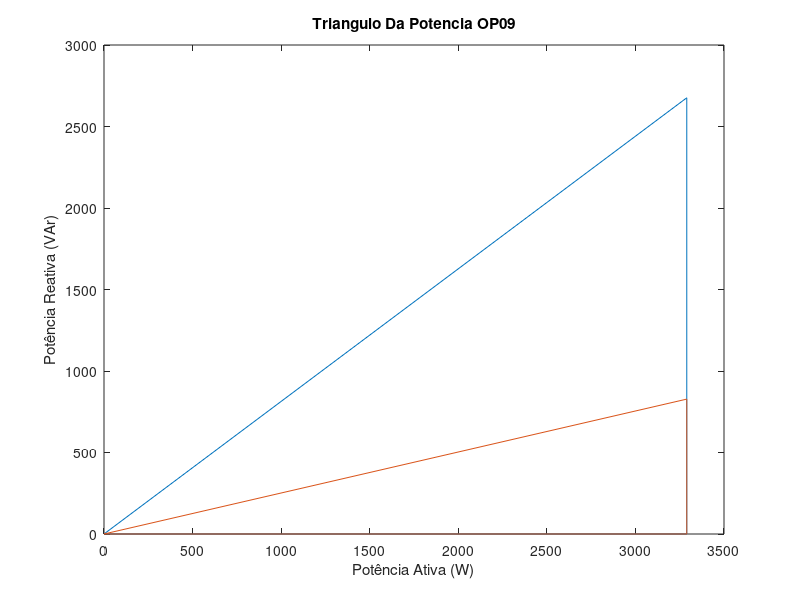

Reproduce this figure in MATLAB.
clear
clc

%dados da questao
tensao = 220;
frequencia = 60;

%###############################################################################

%potencia aderida
pot_A = 735.5;
pot_B = 2206.5;

%fatores de potencia por rendimento% do motor
fp50_A = 0.68;
fp75_A = 0.77;
fp100_A = 0.83;

fp50_B = 0.56;
fp75_B = 0.68;
fp100_B = 0.76;

%potencia ativa P por rendimento% do motor
P50_A = (pot_A*(50/100))/(77/100);
P75_A = (pot_A*(75/100))/(81/100);
P100_A = (pot_A*(100/100))/(81.5/100);

P50_B = (pot_B*(50/100))/(61/100);
P75_B = (pot_B*(75/100))/(65/100);
P100_B = (pot_B*(100/100))/(66/100);

%###############################################################################

%carga S = P + iQ por rendimento% do motor
S50_A = P50_A*fp50_A + i*P50_A*sin(acos(fp50_A));
S75_A = P75_A*fp75_A + i*P75_A*sin(acos(fp75_A));
S100_A = P100_A*fp100_A + i*P100_A*sin(acos(fp100_A));

S50_B = P50_B*fp50_B + i*P50_B*sin(acos(fp50_B));
S75_B = P75_B*fp75_B + i*P75_B*sin(acos(fp75_B));
S100_B = P100_B*fp100_B + i*P100_B*sin(acos(fp100_B));

%carga S das respectivas combinações
OP01 = S50_A + S50_B;
OP02 = S50_A + S75_B;
OP03 = S50_A + S100_B;
OP04 = S75_A + S50_B;
OP05 = S75_A + S75_B;
OP06 = S75_A + S100_B;
OP07 = S100_A + S50_B;
OP08 = S100_A + S75_B;
OP09 = S100_A + S100_B;
vector_OP = [OP01 OP02 OP03 OP04 OP05 OP06 OP07 OP08 OP09]'

%valor absoluto das cargas
S01 = abs(OP01);
S02 = abs(OP02);
S03 = abs(OP03);
S04 = abs(OP04);
S05 = abs(OP05);
S06 = abs(OP06);
S07 = abs(OP07);
S08 = abs(OP08);
S09 = abs(OP09);
vector_S = [S01 S02 S03 S04 S05 S06 S07 S08 S09]'

%fatores de potencias de cada carga
FP01 = real(OP01)/S01;
FP02 = real(OP02)/S02;
FP03 = real(OP03)/S03;
FP04 = real(OP04)/S04;
FP05 = real(OP05)/S05;
FP06 = real(OP06)/S06;
FP07 = real(OP07)/S07;
FP08 = real(OP08)/S08;
FP09 = real(OP09)/S09;
vector_FP = [FP01 FP02 FP03 FP04 FP05 FP06 FP07 FP08 FP09]'

%potencia reativa das cargas
Q01 = imag(OP01);
Q02 = imag(OP02);
Q03 = imag(OP03);
Q04 = imag(OP04);
Q05 = imag(OP05);
Q06 = imag(OP06);
Q07 = imag(OP07);
Q08 = imag(OP08);
Q09 = imag(OP09);
vector_Q = [Q01 Q02 Q03 Q04 Q05 Q06 Q07 Q08 Q09]'

%calculando o valor da capacitancia para corrigir a potencia reativa
capacitor_correcao_geral = (vector_Q)/2*pi*frequencia*tensao^2

%capacitancia da correcao de menor valor de FP
c_correcao_01 = capacitor_correcao_geral(1,1)

%corrigindo todas as cargas em paralelo com a capacitancia de menor valor de FP
OP01_c = OP01 - j*imag(OP01);
OP02_c = OP02 - j*imag(OP01);
OP03_c = OP03 - j*imag(OP01);
OP04_c = OP04 - j*imag(OP01);
OP05_c = OP05 - j*imag(OP01);
OP06_c = OP06 - j*imag(OP01);
OP07_c = OP07 - j*imag(OP01);
OP08_c = OP08 - j*imag(OP01);
OP09_c = OP09 - j*imag(OP01);
vector_OP_c = [OP01_c OP02_c OP03_c OP04_c OP05_c OP06_c OP07_c OP08_c OP09_c]'

%novos valores de fator de potencia apos a correcao da potencia reativa por meio do capacitor
FP01_c = (real(OP01_c)/abs(OP01_c));
FP02_c = (real(OP02_c)/abs(OP02_c));
FP03_c = (real(OP03_c)/abs(OP03_c));
FP04_c = (real(OP04_c)/abs(OP04_c));
FP05_c = (real(OP05_c)/abs(OP05_c));
FP06_c = (real(OP06_c)/abs(OP06_c));
FP07_c = (real(OP07_c)/abs(OP07_c));
FP08_c = (real(OP08_c)/abs(OP08_c));
FP09_c = (real(OP09_c)/abs(OP09_c));
vector_FP_c = [FP01_c FP02_c FP03_c FP04_c FP05_c FP06_c FP07_c FP08_c FP09_c]'

%plotando o triangulo de potencia
plot([0 real(OP09) real(OP09) 0],[0 0 imag(OP09) 0],[0 real(OP09_c) real(OP09_c) 0],[0 0 imag(OP09_c) 0])
xlabel('Potência Ativa (W)')
ylabel('Potência Reativa (VAr)')
title('Triangulo Da Potencia OP09')

%salvando o grafico em JPG
saveas(gca, 'grafico_9.pdf', 'pdf')
